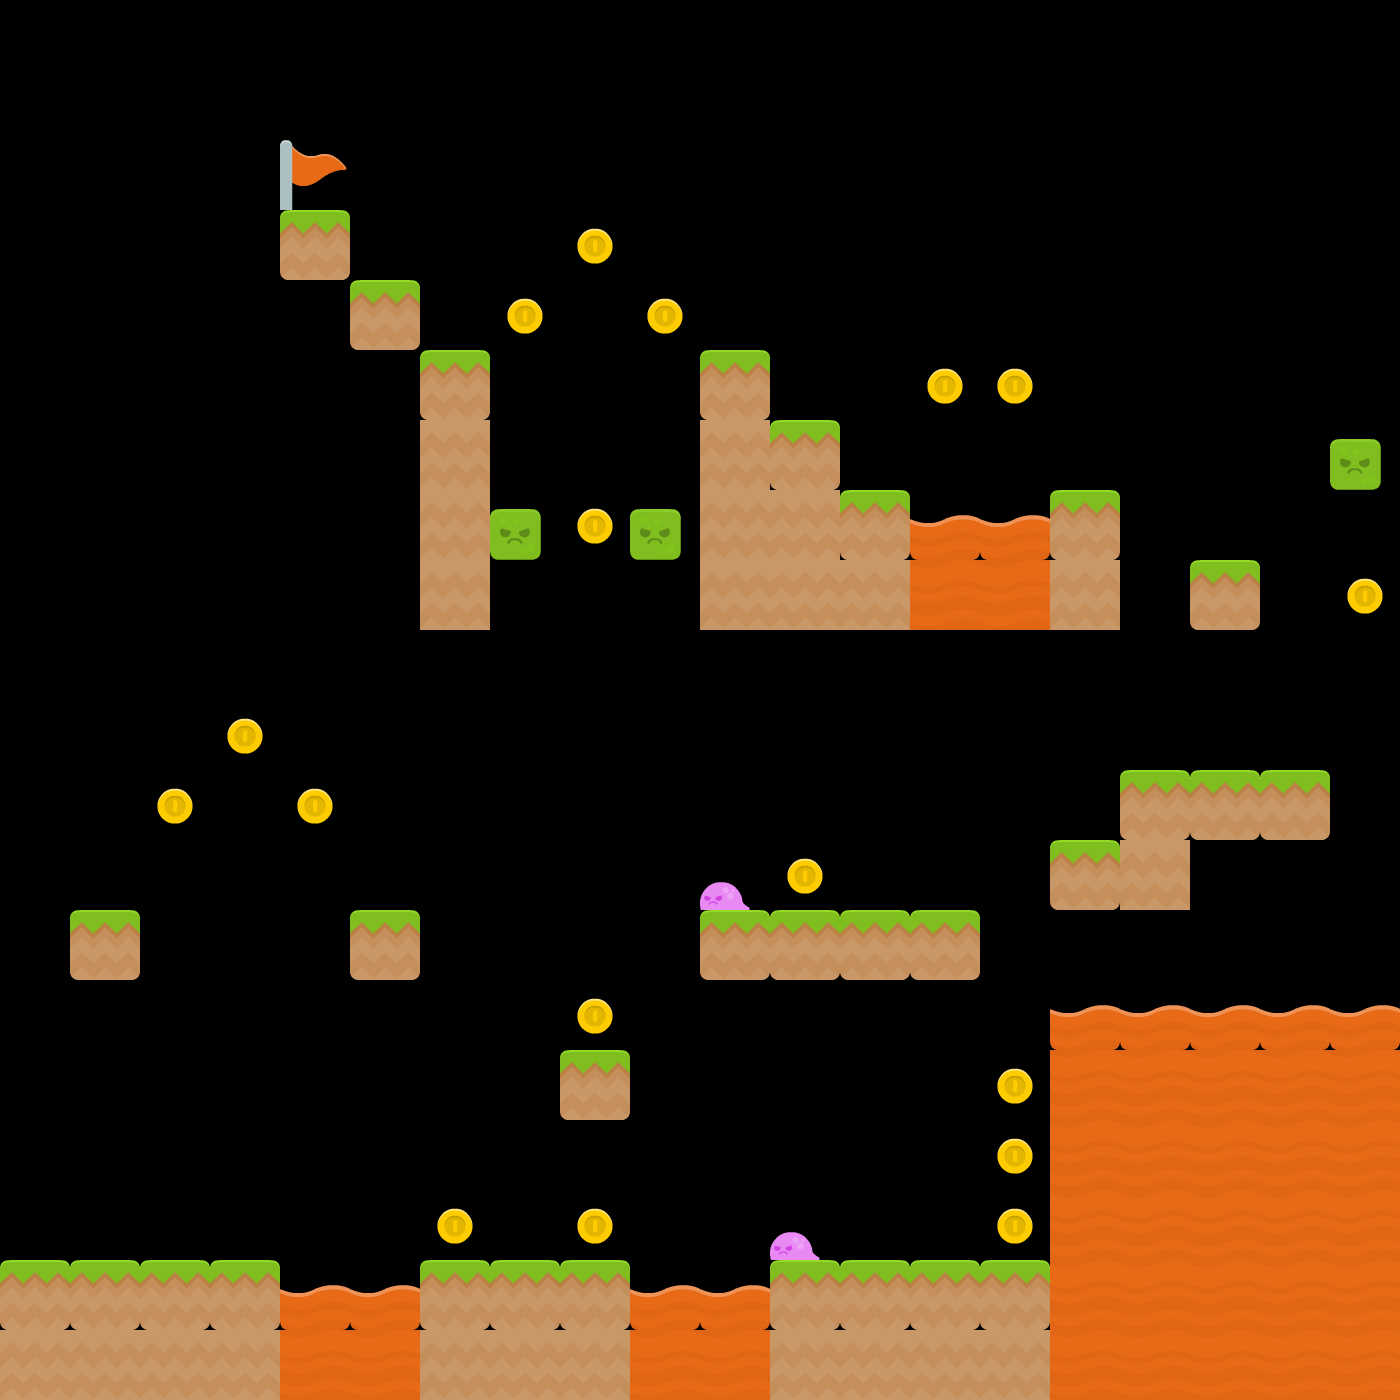

Tiled map render using the project's own tile images. Description and the whole map definition, tile-layer contents included, below:
An orthogonal 20x20 tile map with 70x70 px tiles, 1 tile layer (Tile Layer 1), 6 tilesets.

<map version="1.10" tiledversion="1.10.2" orientation="orthogonal" renderorder="right-down" width="20" height="20" tilewidth="70" tileheight="70" infinite="0" nextlayerid="9" nextobjectid="1">
 <editorsettings>
  <export target="level1.csv" format="csv" />
 </editorsettings>
 <tileset firstgid="1" name="ab" tilewidth="70" tileheight="146" tilecount="15" columns="0">
  <grid orientation="orthogonal" width="1" height="1" />
  <tile id="0">
   <image width="70" height="70" source="../../images/sprites/Base pack/Tiles/bridge.png" />
  </tile>
  <tile id="1">
   <image width="70" height="70" source="../../images/sprites/Base pack/Tiles/grass.png" />
  </tile>
  <tile id="2">
   <image width="70" height="70" source="../../images/sprites/Base pack/Tiles/grassCenter.png" />
  </tile>
  <tile id="3">
   <image width="70" height="70" source="../../images/sprites/Base pack/Items/flagRed.png" />
  </tile>
  <tile id="4">
   <image width="70" height="70" source="../../images/sprites/Base pack/Tiles/liquidLava.png" />
  </tile>
  <tile id="5">
   <image width="70" height="70" source="../../images/sprites/Base pack/Tiles/liquidLavaTop.png" />
  </tile>
  <tile id="6">
   <image width="70" height="70" source="../../images/sprites/Base pack/Items/coinSilver.png" />
  </tile>
  <tile id="7">
   <image width="70" height="70" source="../../images/sprites/Base pack/Items/coinBronze.png" />
  </tile>
  <tile id="8">
   <image width="70" height="70" source="../../images/sprites/Base pack/Items/coinGold.png" />
  </tile>
  <tile id="9">
   <image width="70" height="70" source="../../images/sprites/Base pack/Items/bush.png" />
  </tile>
  <tile id="10">
   <image width="70" height="70" source="../../images/sprites/Base pack/Items/plant.png" />
  </tile>
  <tile id="11">
   <image width="70" height="70" source="../../images/sprites/Base pack/Items/rock.png" />
  </tile>
  <tile id="12">
   <image width="51" height="51" source="../../images/sprites/Base pack/Enemies/blockerMad.png" />
  </tile>
  <tile id="13">
   <image width="48" height="146" source="../../images/sprites/Base pack/Enemies/pokerMad.png" />
  </tile>
  <tile id="14">
   <image width="50" height="28" source="../../images/sprites/Base pack/Enemies/slimeWalk1.png" />
  </tile>
 </tileset>
 <tileset firstgid="16" source="../coins.tsx" />
 <tileset firstgid="20" source="../enemies.tsx" />
 <tileset firstgid="26" source="../background.tsx" />
 <tileset firstgid="29" source="../ground.tsx" />
 <tileset firstgid="35" source="../ab..tsx" />
 <layer id="1" name="Tile Layer 1" width="20" height="20">
  <data encoding="csv">
0,0,0,0,0,0,0,0,0,0,0,0,0,0,0,0,0,0,0,0,
0,0,0,0,0,0,0,0,0,0,0,0,0,0,0,0,0,0,0,0,
0,0,0,0,32,0,0,0,0,0,0,0,0,0,0,0,0,0,0,0,
0,0,0,0,2,0,0,0,9,0,0,0,0,0,0,0,0,0,0,0,
0,0,0,0,0,2,0,9,0,9,0,0,0,0,0,0,0,0,0,0,
0,0,0,0,0,0,2,0,0,0,2,0,0,9,9,0,0,0,0,0,
0,0,0,0,0,0,3,0,0,0,3,2,0,0,0,0,0,0,0,13,
0,0,0,0,0,0,3,13,9,13,3,3,2,6,6,2,0,0,0,0,
0,0,0,0,0,0,3,0,0,0,3,3,3,5,5,3,0,2,0,9,
0,0,0,0,0,0,0,0,0,0,0,0,0,0,0,0,0,0,0,0,
0,0,0,9,0,0,0,0,0,0,0,0,0,0,0,0,0,0,0,0,
0,0,9,0,9,0,0,0,0,0,0,0,0,0,0,0,2,2,2,0,
0,0,0,0,0,0,0,0,0,0,15,9,0,0,0,2,3,0,0,0,
0,2,0,0,0,2,0,0,0,0,2,2,2,2,0,0,0,0,0,0,
0,0,0,0,0,0,0,0,9,0,0,0,0,0,0,6,6,6,6,6,
0,0,0,0,0,0,0,0,2,0,0,0,0,0,9,5,5,5,5,5,
0,0,0,0,0,0,0,0,0,0,0,0,0,0,9,5,5,5,5,5,
0,0,0,0,0,0,9,0,9,0,0,15,0,0,9,5,5,5,5,5,
2,2,2,2,6,6,2,2,2,6,6,2,2,2,2,5,5,5,5,5,
3,3,3,3,5,5,3,3,3,5,5,3,3,3,3,5,5,5,5,5
</data>
 </layer>
</map>
